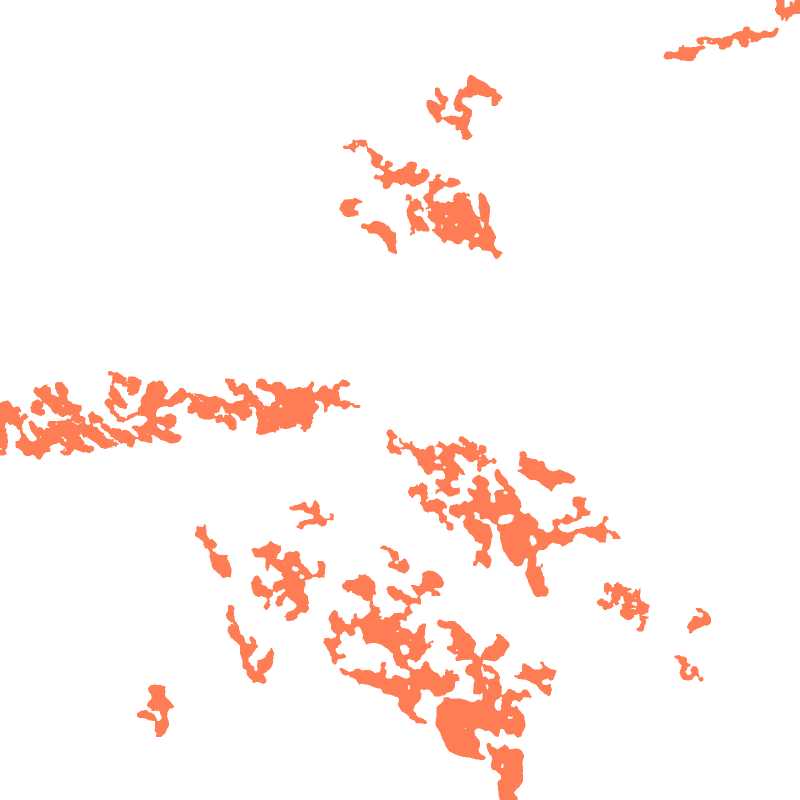
#> input picture out_fire/burn_final.png, 1600 x 1600 px (shown at 1/2 size)
$ python make_firms_layer.py
#> lines starting #> are read from the running program, lines starting #| are printed output that depends on the picture; after the words box and inside, x2 and y2 are one past the last pixel; in counts of white or black regions, pixels touching at a corner belong together
"""
make_firms_layer.py  (NASA FIRMS fire detections -> website layer + check against the radar)

What it does, in plain words:
  1. Reads the FIRMS CSV files in data/firms/ (VIIRS 375 m fire detections from NASA).
  2. Converts each detection's time from UTC to Ontario summer time and groups them by day.
  3. For each community: when was fire first seen within 10, 5 and 2 km, and how close
     did the nearest detection get?
  4. Checks the radar burn map (out_fire/burn_final.png) against the detections:
       - how much of the radar-burned forest had a NASA fire detection nearby
       - how many detections fall on or near the radar-burned forest
  5. Writes docs/firms.js (used by the website) and out_fire/firms_stats.json.

Run:  python make_firms_layer.py      (a few seconds, no download)
"""
import os
import csv
import glob
import json
from datetime import datetime, timedelta, date

import numpy as np
from PIL import Image
from scipy.ndimage import distance_transform_edt

HERE = os.path.dirname(os.path.abspath(__file__))
S, W, N, E = 50.0754, -89.6016, 50.5246, -88.8984   # radar square (same grid as the other scripts)
P = 1600
PX_M = 50000.0 / (P - 1)
FIRST_DAY, LAST_DAY = date(2026, 7, 10), date(2026, 8, 8)
LOCAL = timedelta(hours=-4)                          # Ontario summer time
PLACES = {"Armstrong": (50.300, -89.050), "Whitesand_reserve": (50.317, -89.033), "Collins": (50.295, -89.450)}


def xy(lat, lon):
    return ((np.asarray(lon) - (-89.25)) * 111320.0 * np.cos(np.radians(50.3)),
            (np.asarray(lat) - 50.3) * 110574.0)


def main():
    rows = []
    for f in sorted(glob.glob(os.path.join(HERE, "data", "firms", "*.csv"))):
        for r in csv.DictReader(open(f, newline="")):
            t = datetime.strptime(r["acq_date"] + r["acq_time"].zfill(4), "%Y-%m-%d%H%M") + LOCAL
            rows.append((float(r["latitude"]), float(r["longitude"]), t))
    rows = sorted(set(rows), key=lambda x: x[2])          # drop duplicates, oldest first
    days = [(FIRST_DAY + timedelta(d)).isoformat() for d in range((LAST_DAY - FIRST_DAY).days + 1)]
    idx = {d: i for i, d in enumerate(days)}
    lat = np.array([r[0] for r in rows])
    lon = np.array([r[1] for r in rows])
    when = [r[2] for r in rows]
    pts = [[round(a, 4), round(b, 4), idx[t.date().isoformat()]] for a, b, t in rows if t.date().isoformat() in idx]

    # community arrival times
    comm = {}
    X, Y = xy(lat, lon)
    for name, (la, lo) in PLACES.items():
        px, py = xy(la, lo)
        d = np.hypot(X - px, Y - py)
        c = {"closest_detection_km": round(float(d.min()) / 1000, 1) if d.size else None}
        for km in (10, 5, 2):
            hit = np.nonzero(d <= km * 1000)[0]
            c["first_detection_within_%dkm" % km] = when[hit[0]].strftime("%Y-%m-%dT%H:%M") if hit.size else None
        comm[name] = c

    # check against the radar burn map
    burn = np.array(Image.open(os.path.join(HERE, "out_fire", "burn_final.png")))[..., 3] > 0
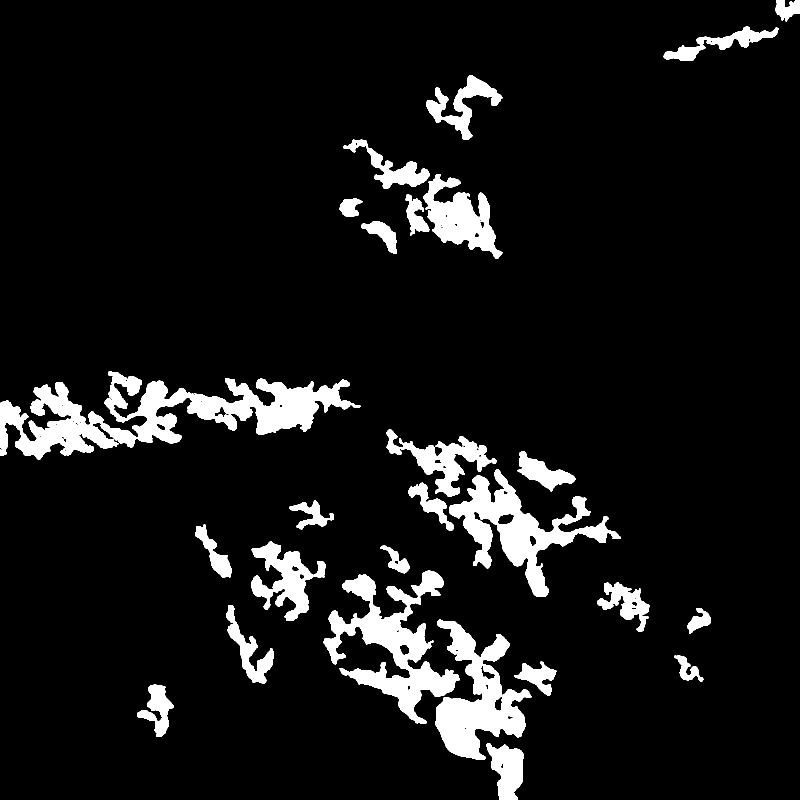
#> burn: shape (1600, 1600) bool (shown at 1/2 size); 8.3% white; 27 white regions, largest, box (x1, y1, x2, y2) and area: (0, 742, 721, 919) 47535, (647, 1141, 919, 1448) 28055, (898, 938, 1241, 1194) 24688
    ins = (lat >= S) & (lat <= N) & (lon >= W) & (lon <= E)
    r = np.round((N - lat[ins]) / (N - S) * (P - 1)).astype(int)
    c = np.round((lon[ins] - W) / (E - W) * (P - 1)).astype(int)
    dist_to_burn = distance_transform_edt(~burn) * PX_M
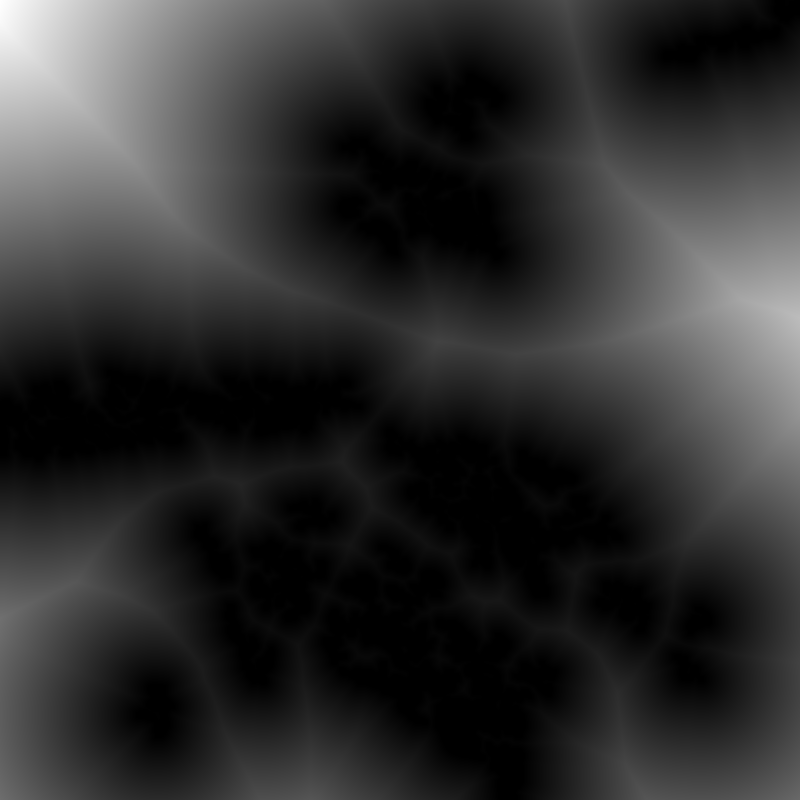
#> dist_to_burn: shape (1600, 1600) float64 (shown at 1/2 size); min 0, max 23313.3, mean 4374.6; drawn with min black and max white
    det = np.zeros_like(burn)
    det[r, c] = True
    dist_to_det = distance_transform_edt(~det) * PX_M
    d_pts = dist_to_burn[r, c]
#> d_pts = empty array
    # fair comparison: how much of ALL land in the square had a detection that close?
    # (water = very dark pixels in the August radar picture)
    radar = np.array(Image.open(os.path.join(HERE, "docs", "img", "after.jpg"))).astype(float)
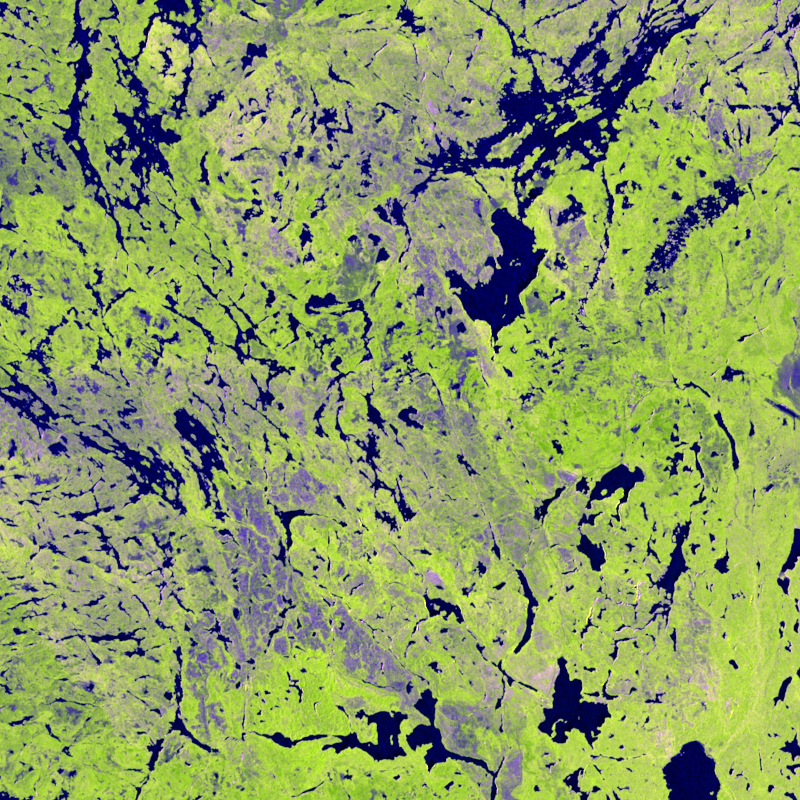
#> input picture docs/img/after.jpg, 1600 x 1600 px (shown at 1/2 size)
    land = radar.sum(axis=2) >= 120
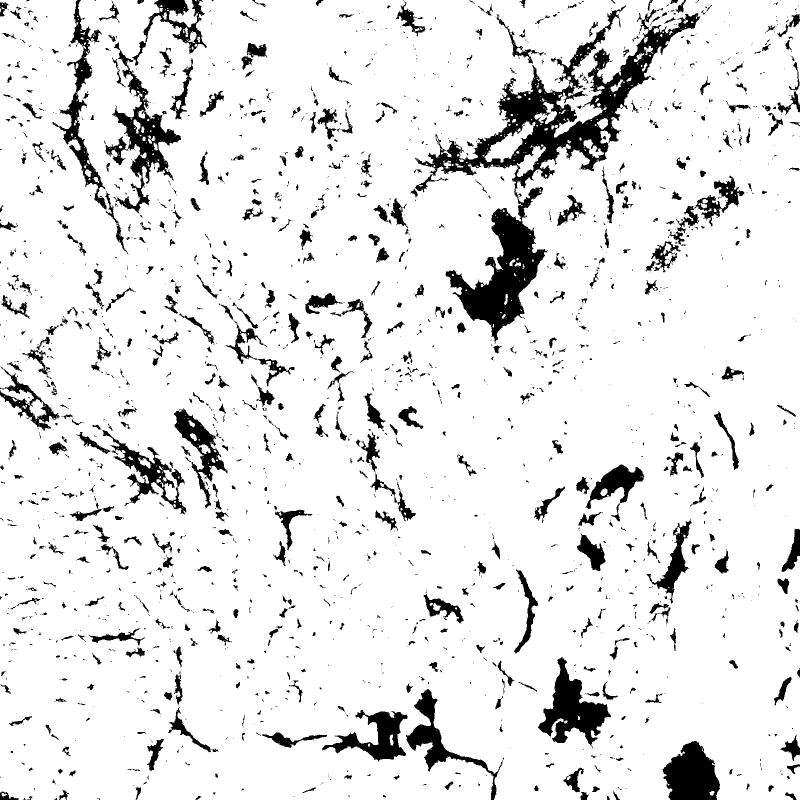
#> land: shape (1600, 1600) bool (shown at 1/2 size); 89.9% white; 1907 black regions (1191 under 20 px), largest, box (x1, y1, x2, y2) and area: (830, 10, 1401, 687) 62148, (211, 0, 414, 428) 15996, (1076, 1314, 1222, 1497) 10613
    stats = {
        "detections_total": len(rows),
        "detections_in_square": int(ins.sum()),
        "detections_per_day": {d: int(sum(1 for p in pts if p[2] == i)) for i, d in enumerate(days)},
        "share_radar_burn_within_375m_of_a_detection": round(float(np.mean(dist_to_det[burn] <= 375)), 3),
        "share_radar_burn_within_750m_of_a_detection": round(float(np.mean(dist_to_det[burn] <= 750)), 3),
        "share_of_land_within_375m_of_a_detection": round(float(np.mean(dist_to_det[land] <= 375)), 3),
        "share_of_land_flagged_burned_by_radar": round(float(np.mean(burn[land])), 3),
        "share_detections_within_375m_of_radar_burn": round(float(np.mean(d_pts <= 375)), 3),
        "share_detections_within_1500m_of_radar_burn": round(float(np.mean(d_pts <= 1500)), 3),
        "share_of_square_within_375m_of_radar_burn": round(float(np.mean(dist_to_burn <= 375)), 3),
        "communities": comm,
        "source": "NASA FIRMS, VIIRS 375 m active fire (NOAA-20), standard processing",
    }

    with open(os.path.join(HERE, "docs", "firms.js"), "w") as f:
        f.write("// NASA FIRMS fire detections, made by make_firms_layer.py. [lat, lon, day index]\n")
        f.write("window.FIRMS = " + json.dumps({"days": days, "pts": pts, "stats": stats}, separators=(",", ":")) + ";\n")
    with open(os.path.join(HERE, "out_fire", "firms_stats.json"), "w") as f:
        json.dump(stats, f, indent=1)

    print("Detections: %d total, %d inside the radar square" % (stats["detections_total"], stats["detections_in_square"]))
#| Detections: 0 total, 0 inside the radar square
    print("Per day:", {k: v for k, v in stats["detections_per_day"].items() if v})
#| Per day: {}
    print("Radar-burned forest with a detection within 375 m: %.0f%% (all land: %.0f%%)" % (
        100 * stats["share_radar_burn_within_375m_of_a_detection"], 100 * stats["share_of_land_within_375m_of_a_detection"]))
#| Radar-burned forest with a detection within 375 m: 0% (all land: 0%)
    print("Detections on or within 375 m of radar burn: %.0f%% (by chance alone: %.0f%%)" % (
        100 * stats["share_detections_within_375m_of_radar_burn"], 100 * stats["share_of_square_within_375m_of_radar_burn"]))
#| Detections on or within 375 m of radar burn: nan% (by chance alone: 16%)
    for k, v in comm.items():
        print("  %-18s %s" % (k, v))
    print("Saved docs/firms.js and out_fire/firms_stats.json")


if __name__ == "__main__":
    main()
